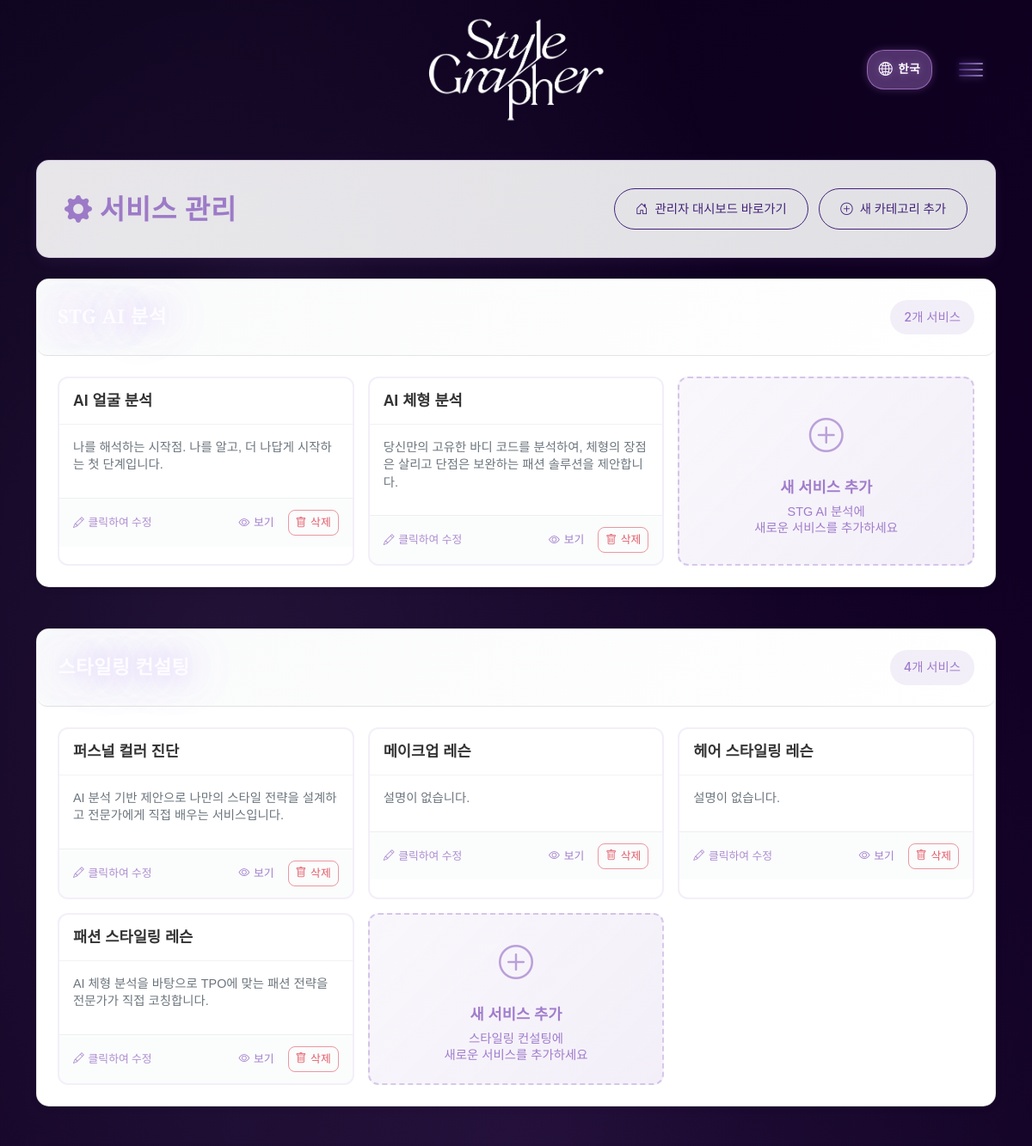
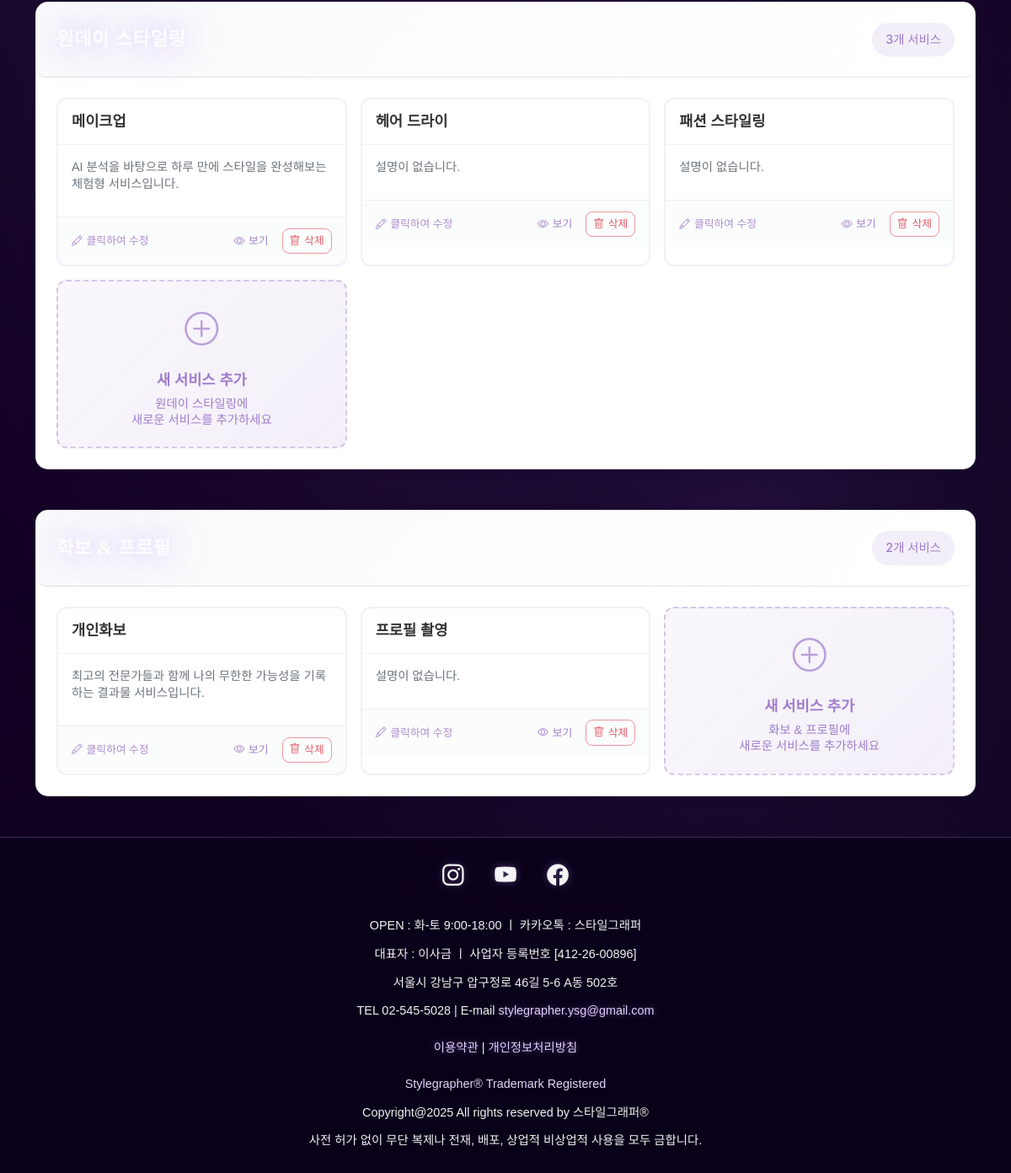
/admin/services (signed in), run on the app's committed database (2 pictures, top to bottom).
### models.py (models this page shows)
class ServiceOption(db.Model):
    id = db.Column(db.Integer, primary_key=True)
    service_id = db.Column(db.Integer, db.ForeignKey('service.id'), nullable=False)
    name = db.Column(db.String(100), nullable=False)
    description = db.Column(db.Text)  # 기본 설명 - index page 카드에 표시
    detailed_description = db.Column(db.Text)  # 상세 설명 - 서비스 상세 페이지에 표시
    details = db.Column(db.Text)  # JSON 형식으로 저장 (상세 내용 리스트)
    packages = db.Column(db.Text)  # JSON 형식으로 저장 (패키지 및 가격 정보)
    booking_method = db.Column(db.Text)  # 예약 방법
    payment_info = db.Column(db.Text)  # 제작비 결제 방식
    guide_info = db.Column(db.Text)  # 안내 사항
    refund_policy = db.Column(db.Text)  # 예약 변경 및 환불 규정 (구 버전 호환용)
    refund_policy_text = db.Column(db.Text)  # 환불 규정 기본 안내
    refund_policy_table = db.Column(db.Text)  # 환불 규정 테이블 데이터
    overtime_charge_table = db.Column(db.Text)  # 시간외 업차지 테이블 데이터
    service = db.relationship('Service', backref=db.backref('options', lazy=True, cascade="all, delete-orphan"))

### routes/admin.py (the view)
@admin.route('/services')
@login_required
def list_services():
    services = Service.query.all()
    return render_template('admin/services.html', services=services)

### models.py (called while the page is built)
    @classmethod
    def get_current_settings(cls):
        settings = cls.query.first()
        return settings

    def get_main_color_rgb(self):
        return f"{self.main_color_r}, {self.main_color_g}, {self.main_color_b}"

    def get_sub_color_rgb(self):
        return f"{self.sub_color_r}, {self.sub_color_g}, {self.sub_color_b}"

    def get_background_color_rgb(self):
        return f"{self.background_color_r}, {self.background_color_g}, {self.background_color_b}"

    def get_main_color_hex(self):
        return f"#{self.main_color_r:02x}{self.main_color_g:02x}{self.main_color_b:02x}"

    def get_sub_color_hex(self):
        return f"#{self.sub_color_r:02x}{self.sub_color_g:02x}{self.sub_color_b:02x}"

    def get_background_color_hex(self):
        return f"#{self.background_color_r:02x}{self.background_color_g:02x}{self.background_color_b:02x}"

### utils/security.py (called while the page is built)
def add_security_headers(response):
    response.headers['X-Content-Type-Options'] = 'nosniff'
    response.headers['X-Frame-Options'] = 'DENY'
    response.headers['X-XSS-Protection'] = '1; mode=block'
    response.headers['Strict-Transport-Security'] = 'max-age=31536000; includeSubDomains'
    response.headers['Referrer-Policy'] = 'strict-origin-when-cross-origin'
    response.headers['Permissions-Policy'] = 'geolocation=(), microphone=(), camera=()'
    response.headers['Content-Security-Policy'] = "default-src 'self'; script-src 'self' 'unsafe-inline' 'unsafe-eval' https://cdn.jsdelivr.net https://ajax.googleapis.com; style-src 'self' 'unsafe-inline' https://fonts.googleapis.com https://cdn.jsdelivr.net; font-src 'self' https://fonts.gstatic.com https://cdn.jsdelivr.net; img-src 'self' data: https:; connect-src 'self'"
    return response

def is_suspicious_request():
    client_ip = get_client_ip()
    user_agent = request.headers.get('User-Agent', '').lower()
    path = request.path.lower()
    if client_ip in BLOCKED_IPS:
        return True, f"Blocked IP: {client_ip}"
    for suspicious_path in SUSPICIOUS_PATHS:
        if suspicious_path in path:
            return True, f"Suspicious path: {path}"
    for suspicious_ua in SUSPICIOUS_USER_AGENTS:
        if suspicious_ua in user_agent:
            return True, f"Suspicious User-Agent: {user_agent}"
    if not user_agent:
        return True, "Empty User-Agent"
    return False, None

### templates/admin/services.html (shortened to what this page needs)
{% extends "base.html" %}
{% block content %}
<div class="container mt-4">
    <div class="admin-header mb-4">
        <h2 class="admin-title">
            <i class="bi bi-gear-fill"></i> 서비스 관리
        </h2>
        <div class="admin-actions">
            <a href="{{ url_for('admin.dashboard') }}" class="btn btn-outline-primary me-2">
                <i class="bi bi-house-door"></i> 관리자 대시보드 바로가기
            </a>
            <a href="{{ url_for('admin.add_category') }}" class="btn btn-primary">
                <i class="bi bi-plus-circle"></i> 새 카테고리 추가
            </a>
        </div>
    </div>
    {% set service_categories = {
        'ai_analysis': {'name': 'STG AI 분석', 'color': '#6f42c1'},
        'consulting': {'name': '스타일링 컨설팅', 'color': '#0d6efd'},
        'oneday': {'name': '원데이 스타일링', 'color': '#20c997'},
        'photo': {'name': '화보 & 프로필', 'color': '#fd7e14'}
    } %}
    {% for category_key, category_info in service_categories.items() %}
        {% set category_services = services | selectattr('category', 'equalto', category_key) | list %}
        {% if category_services %}
        {% set total_options = category_services | map(attribute='options') | sum(start=[]) | list %}
        <div class="service-category-section mb-5">
            <div class="category-header">
                <h3 class="category-title" style="color: {{ category_info.color }}">
                </h3>
                <div class="category-stats">
                    {{ total_options | length }}개 서비스
                </div>
            </div>
            <div class="category-body">
                <div class="options-grid">
                    {% for service in category_services %}
                        {% for option in service.options %}
                        <div class="option-card" onclick="editOption({{ option.id }})">
                            <div class="option-card-header">
                                <h4 class="option-name">{{ option.name }}</h4>
                            </div>
                            <div class="option-card-body">
                                <p class="option-description">{{ option.description or '설명이 없습니다.' }}</p>
                            </div>
                            <div class="option-card-footer">
                                <div class="edit-hint">
                                    <i class="bi bi-pencil"></i> 클릭하여 수정
                                </div>
                                <div class="footer-actions">
                                    <a href="{{ url_for('main.service_option_detail', id=option.id) }}"
                                       class="view-link" target="_blank" onclick="event.stopPropagation();">
                                        <i class="bi bi-eye"></i> 보기
                                    </a>
                                    <button type="button" class="delete-btn"
                                            data-option-id="{{ option.id }}"
                                            data-option-name="{{ option.name }}"
                                            onclick="deleteOption(this, event)">
                                        <i class="bi bi-trash"></i> 삭제
                                    </button>
                                </div>
                            </div>
                        </div>
                        {% endfor %}
                    {% endfor %}
                    <div class="add-option-card" onclick="addNewOption('{{ category_key }}')">
                        <div class="add-option-content">
                            <div class="add-icon">
                                <i class="bi bi-plus-circle"></i>
                            </div>
                            <h4>새 서비스 추가</h4>
                            <p>{{ category_info.name }}에<br>새로운 서비스를 추가하세요</p>
                        </div>
                    </div>
                </div>
            </div>
        </div>
        {% endif %}
    {% endfor %}
    {% set uncategorized_services = services | rejectattr('category') | list %}
</div>
{% endblock %}

### static/css/style.css (style rules this page uses)
:root { --deep-violet: #120024; --rich-black: #0A001A; --neon-lavender: #F8F4FF; --electric-violet: #E8DCFF; --soft-violet: #F0E8FF; --glow-start: rgba(253, 252, 255, 0.9); --glow-end: rgba(200, 170, 255, 0.7); --text-primary: #FFFFFF; --text-secondary: rgba(255, 255, 255, 0.95); --text-muted: rgba(255, 255, 255, 0.85); --glass-bg: rgba(18, 0, 36, 0.85); --glass-border: rgba(200, 170, 255, 0.3); --glass-blur: 20px; --neon-glow: 0 0 20px rgba(200, 170, 255, 0.5), 0 0 40px rgba(180, 140, 255, 0.3); --card-shadow: 0 8px 32px rgba(0, 0, 0, 0.4); --hover-glow: 0 0 30px rgba(200, 170, 255, 0.6), 0 0 60px rgba(180, 140, 255, 0.4); --transition-smooth: all 0.4s cubic-bezier(0.4, 0, 0.2, 1); --transition-fast: all 0.2s ease; --main-color-rgb: 253, 252, 255; --sub-color-rgb: 200, 170, 255; --background-color-rgb: 18, 0, 36; --main-color: rgb(var(--main-color-rgb)); --sub-color: rgb(var(--sub-color-rgb)); --background-color: rgb(var(--background-color-rgb)); --main-color-alpha: rgba(var(--main-color-rgb), 0.9); --sub-color-alpha: rgba(var(--sub-color-rgb), 0.8); }
* { margin: 0; padding: 0; box-sizing: border-box; }
html { scroll-behavior: smooth; }
body { font-family: 'Noto Sans KR', -apple-system, BlinkMacSystemFont, 'Segoe UI', sans-serif; background: linear-gradient(135deg, var(--rich-black) 0%, var(--deep-violet) 50%, var(--rich-black) 100%); background-attachment: fixed; color: var(--text-primary); line-height: 1.7; min-height: 100vh; overflow-x: hidden; }
body::before { content: ''; position: fixed; top: 0; left: 0; width: 100%; height: 100%; background-image: radial-gradient(ellipse at 20% 30%, rgba(200, 170, 255, 0.1) 0%, transparent 50%), radial-gradient(ellipse at 80% 70%, rgba(180, 140, 255, 0.08) 0%, transparent 50%), radial-gradient(ellipse at 50% 50%, rgba(180, 140, 255, 0.05) 0%, transparent 70%); pointer-events: none; z-index: -1; }
h1, h2, h3 { font-family: 'Cormorant Garamond', 'Nanum Myeongjo', Georgia, serif; font-weight: 500; letter-spacing: 0.02em; }
.category-header { color: var(--text-secondary); text-decoration: none; font-size: 1rem; display: flex; align-items: center; justify-content: space-between; padding: 0.9rem 1.5rem; border-radius: 12px; transition: var(--transition-smooth); font-weight: 500; cursor: pointer; background: none; border: none; width: 100%; }
.btn, .btn-primary, .btn-outline-primary { background: transparent; border: 1px solid var(--neon-lavender); color: var(--neon-lavender); padding: 0.6rem 2rem; border-radius: 30px; font-size: 0.9rem; font-weight: 500; transition: var(--transition-smooth); text-decoration: none; display: inline-flex; align-items: center; justify-content: center; gap: 0.5rem; position: relative; overflow: hidden; cursor: pointer; }
.btn::before, .btn-primary::before { content: ''; position: absolute; top: 0; left: -100%; width: 100%; height: 100%; background: linear-gradient(90deg, transparent, rgba(200, 170, 255, 0.3), transparent); transition: var(--transition-smooth); }
.service-title, .section-title, .page-title, .hero-title, .gallery-detail-title, .category-title, .services-main-title, .gallery-main-title { font-family: 'Cormorant Garamond', serif; color: #FDFCFF !important; text-shadow: 0 0 30px rgba(200, 170, 255, 0.6), 0 0 60px rgba(180, 140, 255, 0.4); }

### data on the page
Service: category "ai_analysis" (drawn)
ServiceOption: name "AI 얼굴 분석", description "나를 해석하는 시작점. 나를 알고, 더 나답게 시작하는 첫 단계입니다."
ServiceOption: name "AI 체형 분석", description "당신만의 고유한 바디 코드를 분석하여, 체형의 장점은 살리고 단점은 보완하는 패션 솔루션을 제안합니다."
ServiceOption: name "퍼스널 컬러 진단", description "AI 분석 기반 제안으로 나만의 스타일 전략을 설계하고 전문가에게 직접 배우는 서비스입니다."
ServiceOption: name "메이크업 레슨", description "설명이 없습니다."
ServiceOption: name "헤어 스타일링 레슨", description "설명이 없습니다."
ServiceOption: name "패션 스타일링 레슨", description "AI 체형 분석을 바탕으로 TPO에 맞는 패션 전략을 전문가가 직접 코칭합니다."
ServiceOption: name "메이크업", description "AI 분석을 바탕으로 하루 만에 스타일을 완성해보는 체험형 서비스입니다."
ServiceOption: name "헤어 드라이", description "설명이 없습니다."
ServiceOption: name "패션 스타일링", description "설명이 없습니다."
ServiceOption: name "개인화보", description "최고의 전문가들과 함께 나의 무한한 가능성을 기록하는 결과물 서비스입니다."
ServiceOption: name "프로필 촬영", description "설명이 없습니다."

### other printed values
{{ total_options | length }} "2" "4" "3" "2"
{{ category_info.name }} "STG AI 분석" "스타일링 컨설팅" "원데이 스타일링" "화보 & 프로필"
